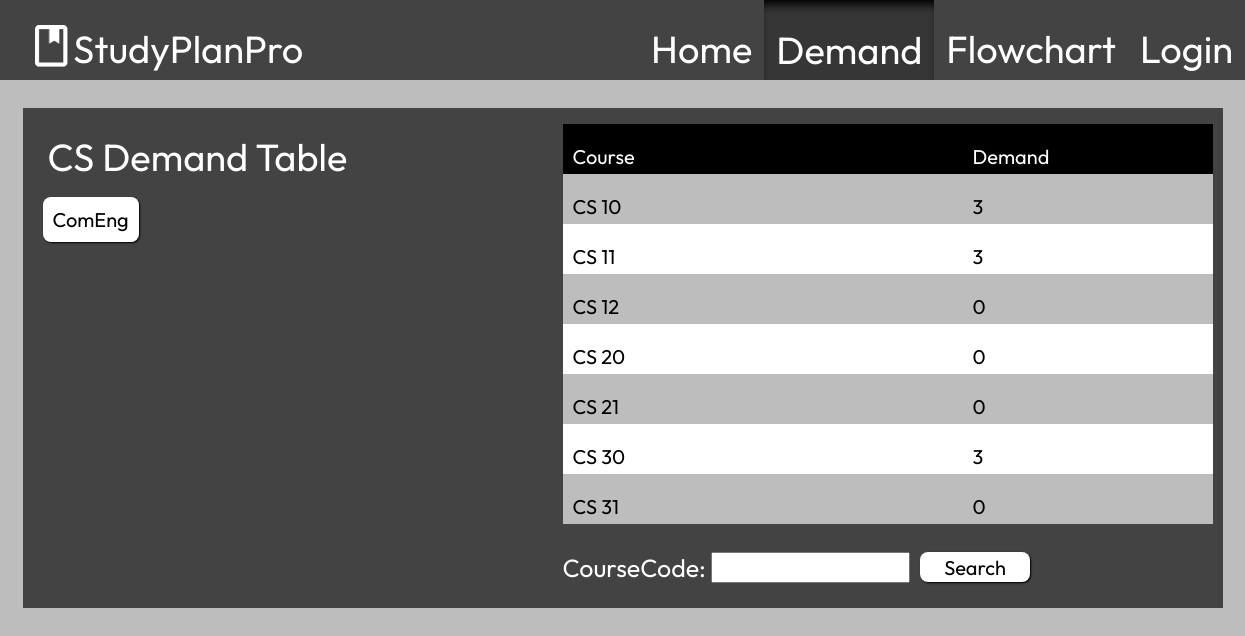
/demand/cs/, run on an earlier commit of the app's database.
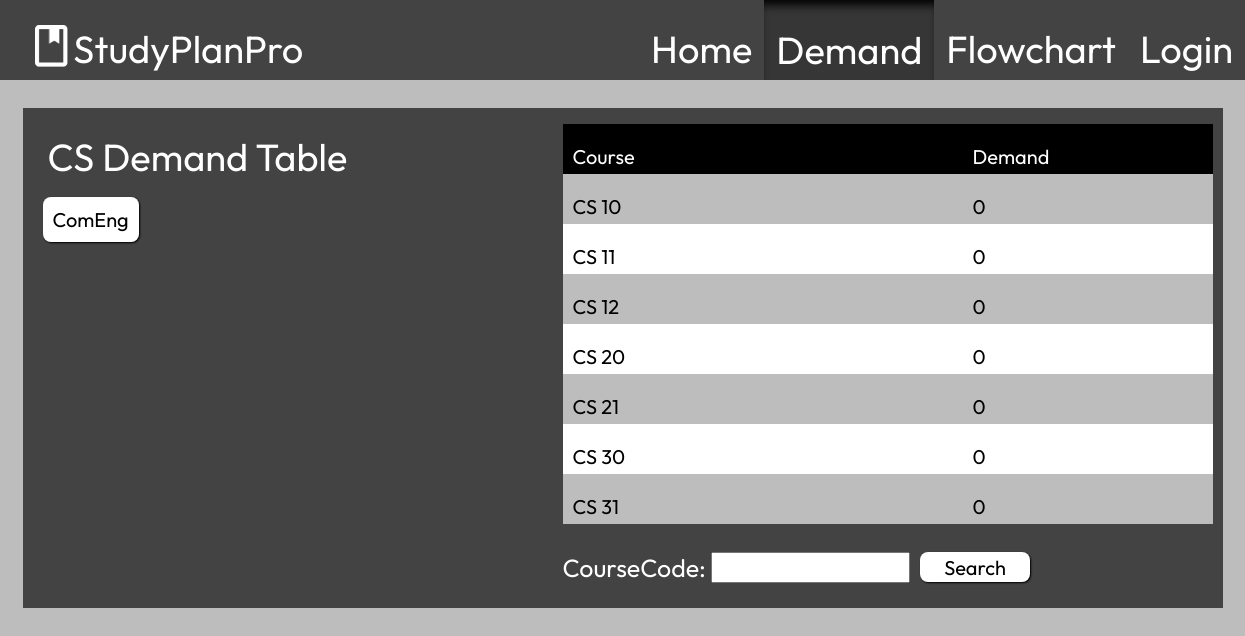
And on a later commit of the database.
### home/models.py (models this page shows, shortened)
class Course(models.Model):
    courseCode = models.CharField(max_length=30)
    courseTitle = models.CharField(max_length=100)
    shortDescription = models.CharField(max_length=500, blank=True)
    coursePrereq = models.ManyToManyField('self', blank=True, symmetrical=False, related_name="CoursePrereq")
    courseCoreq = models.ManyToManyField('self', blank=True, symmetrical=False, related_name="CourseCoreq")
    nominalCourseDifficultyReview = models.IntegerField(default=3, validators=[MinValueValidator(1), MaxValueValidator(5)])
    courseDemand = models.IntegerField(default=0)

### demand/views.py (the view)
# urls.py: path('', views.view_demand, name="demand"),
def view_demand(request):
     if request.method == 'POST':
          course_review = request.POST['review_input']
          course = request.POST.get('review_course')
          course = Course.objects.get(courseCode=course)
          new_review = CourseReview(course=course, courseReview=course_review)
          new_review.save()
     course_list = Course.objects.filter(courseCode__startswith = "CS")           # FOR DATABASE FUNCTIONALITY
     searched_course = CourseFilter(request.GET, queryset=course_list)
     course_list = searched_course.qs
     context = {
          'course_list': course_list,
          'searched_course': searched_course
     }
     return render(request, 'demandpage.html', context)

### demand/templates/demandpage.html (shortened to what this page needs)
<!DOCTYPE html>
<html>
    <head>
        {% load static %}
        {% load socialaccount %}
        <link href="{% static 'demand_style.css' %}" rel="stylesheet"/>
    </head>
    <body>
        <div class="header">
            <img id="logo" src="{% static 'images/logo.png' %}">
            <h1 style="padding-left: 5px;">StudyPlanPro</h1>
            <div id="tabs_container">
                <a href="/home/" class="tabs"><h1>Home</h1></a>
                <button class="highlighted_tabs"><h1>Demand</h1></button>
                <a href="/flowchart/cs/" class="tabs"><h1>Flowchart</h1></a>
                {% if user.is_authenticated %}
                <a href="/home/logout/" class="tabs"><h1>Logout</h1></a>
                {% else %}
                <a href="/home/login/" class="tabs"><h1>Login</h1></a>
                {% endif %}
            </div>
        </div>
        <div class="centered_div" style="padding-top: 100px;">
            <div id="demand_box">
                <div style="height: 200px; width: 500px;">
                    <h1 style="flex: 1; left: 25px; position: relative;">CS Demand Table</h1>
                    <a class="gray_button" style="background-color: #ffffff; color: #000000; padding: 10px; margin-left: 20px;" href="/demand/comeng">ComEng</a>
                </div>
                <div id="list_container">
                    <ul id="list_header"><li class="demtable" style="background-color: #000000;"><p class="header_kid">
                        Course
                    </p><p class="header_kid">Demand</p></li></ul>
                    <ul id="demtable_full">
                    {% for course in course_list %}
                        <li class="demtable">
                            <p class="course_item" id='{{ course.courseCode }}' onclick="showinfo()">
                                {{ course.courseCode }}
                            </p>
                            <p class="demand_item">
                                {{ course.courseDemand }}
                            </p>
                        </li>
                    {% endfor %}
                    </ul>
                    <form method="get" id="search_input">
                        {{ searched_course.form }}
                        <button type="submit" id="demand_search_btn">Search</button>
                    </form>
                </div>
            </div>
        </div>
    </body>
</html>

What changed in the data, as far as the page shows it:
changed Course "CS 10": courseDemand "3" → "0"
changed Course "CS 11": courseDemand "3" → "0"
changed Course "CS 30": courseDemand "3" → "0"
